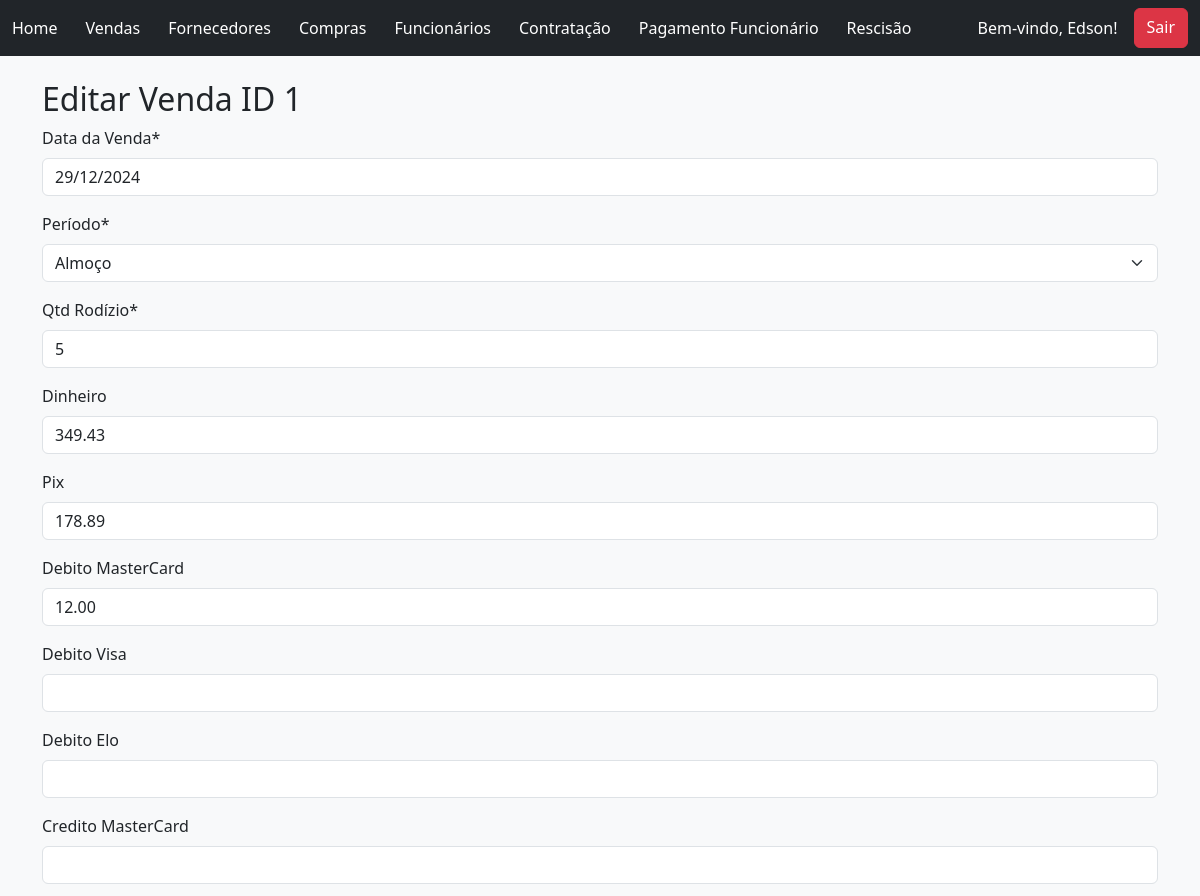
The app's page /update_vendas/1 (signed in, upper part), older data.
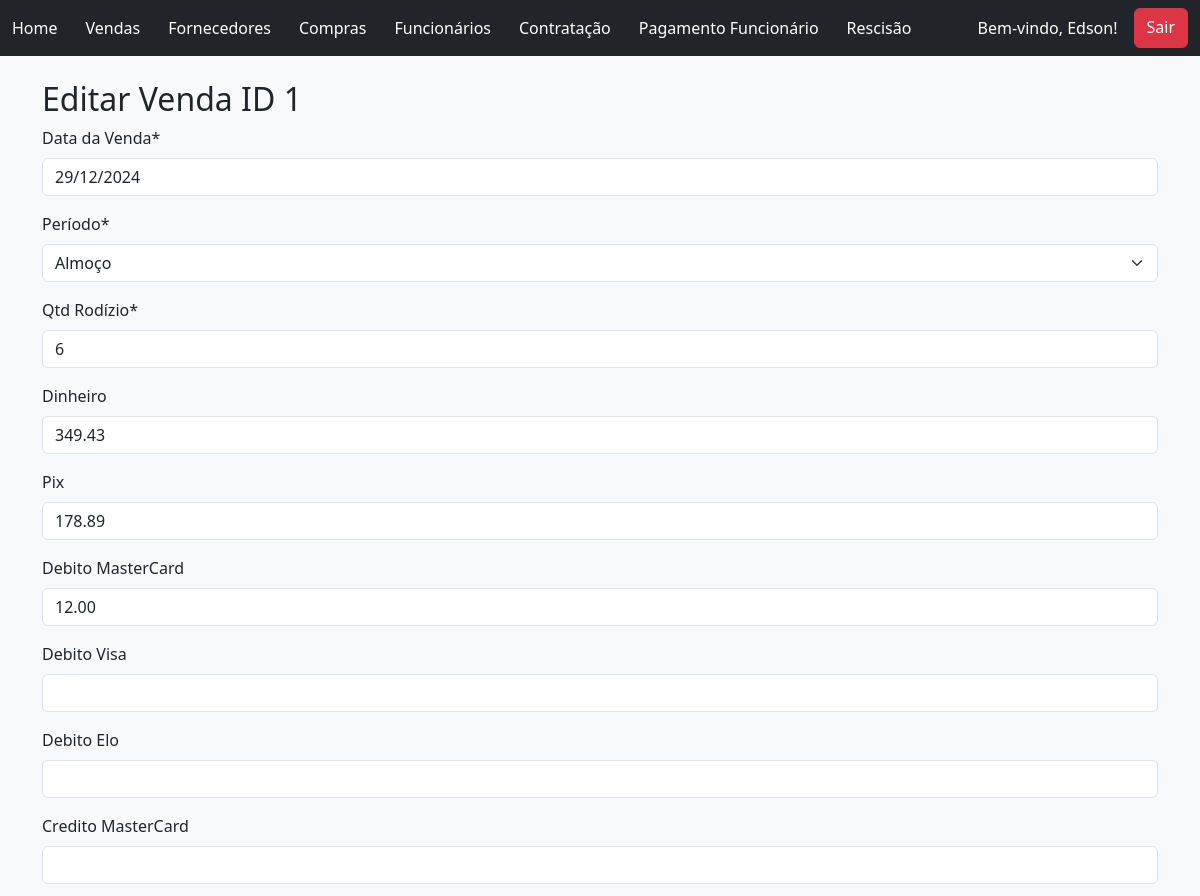
The same page, newer data.
### vendas/models.py (models this page shows, shortened)
class Vendas(models.Model):
    PERIODO_CHOICES = [
        ('Almoço', 'Almoço'),
        ('Jantar', 'Jantar'),
        ]
    created_at = models.DateTimeField(auto_now_add=True)
    data_venda = models.DateField(verbose_name="Data da Venda", null=False, blank=False)
    periodo = models.CharField(verbose_name="Período", max_length=6, choices=PERIODO_CHOICES, blank=False)
    rodizio = models.IntegerField(verbose_name="Qtd Rodízio", null=False, blank=False)
    dinheiro = models.DecimalField(verbose_name="Dinheiro", max_digits=8, decimal_places=2, null=True, blank=True)
    pix = models.DecimalField(verbose_name="Pix", max_digits=8, decimal_places=2, null=True, blank=True)
    debito_mastercard = models.DecimalField(verbose_name="Debito MasterCard", max_digits=8, decimal_places=2, null=True, blank=True)
    debito_visa = models.DecimalField(verbose_name="Debito Visa", max_digits=8, decimal_places=2, null=True, blank=True)
    debito_elo = models.DecimalField(verbose_name="Debito Elo", max_digits=8, decimal_places=2, null=True, blank=True)
    credito_mastercard = models.DecimalField(verbose_name="Credito MasterCard", max_digits=8, decimal_places=2, null=True, blank=True)
    credito_visa = models.DecimalField(verbose_name="Credito Visa", max_digits=8, decimal_places=2, null=True, blank=True)
    credito_elo = models.DecimalField(verbose_name="Credito Elo", max_digits=8, decimal_places=2, null=True, blank=True)
    alelo = models.DecimalField(verbose_name="Alelo", max_digits=8, decimal_places=2, null=True, blank=True)
    american_express = models.DecimalField(verbose_name="Amex", max_digits=8, decimal_places=2, null=True, blank=True)
    hiper = models.DecimalField(verbose_name="HiperCard", max_digits=8, decimal_places=2, null=True, blank=True)
    sodexo = models.DecimalField(verbose_name="Sodexo", max_digits=8, decimal_places=2, null=True, blank=True)
    ticket_rest = models.DecimalField(verbose_name="Ticket Refeição", max_digits=8, decimal_places=2, null=True, blank=True)
    vale_refeicao = models.DecimalField(verbose_name="Vale Refeição", max_digits=8, decimal_places=2, null=True, blank=True)
    dinersclub = models.DecimalField(verbose_name="DinersClub", max_digits=8, decimal_places=2, null=True, blank=True)
    socio = models.DecimalField(verbose_name="Sócio", max_digits=8, decimal_places=2, null=True, blank=True)
    dt_atualizado = models.DateTimeField(auto_now=True, null=False, blank=False)
    author = models.ForeignKey(User, on_delete=models.PROTECT, blank=False)

### vendas/views.py (the view, shortened to what this page needs)
# urls.py: path('update_vendas/<int:pk>', VendasUpDateView.as_view(), name="update_vendas"),
class VendasUpDateView(LoginRequiredMixin, PermissionRequiredMixin, UpdateView):
    model = Vendas
    fields = ["data_venda", "periodo", "rodizio", "dinheiro", "pix", "debito_mastercard", "debito_visa",
              "debito_elo", "credito_mastercard", "credito_visa", "credito_elo", "alelo", "american_express",
              "hiper", "sodexo", "ticket_rest", "vale_refeicao", "dinersclub", "socio"]
    success_url = reverse_lazy("venda_list")
    permission_required = 'vendas.change_vendas'

### vendas/templates/vendas/vendas_form.html (shortened to what this page needs)
{% extends 'global/base.html' %}
{% load crispy_forms_tags %}
{% block content %}
  {% if vendas.pk %}
    <h2>Editar Venda ID {{vendas.pk}}</h2>
  {% else %}
    <h2>Lançamento Nova Venda</h2>
  {% endif %}
<form method="POST">
    {{ form|crispy }}
</form>
{% endblock content %}

Row changes from the older to the newer data that the page shows:
changed Vendas "Almoço": rodizio "5" → "6"
